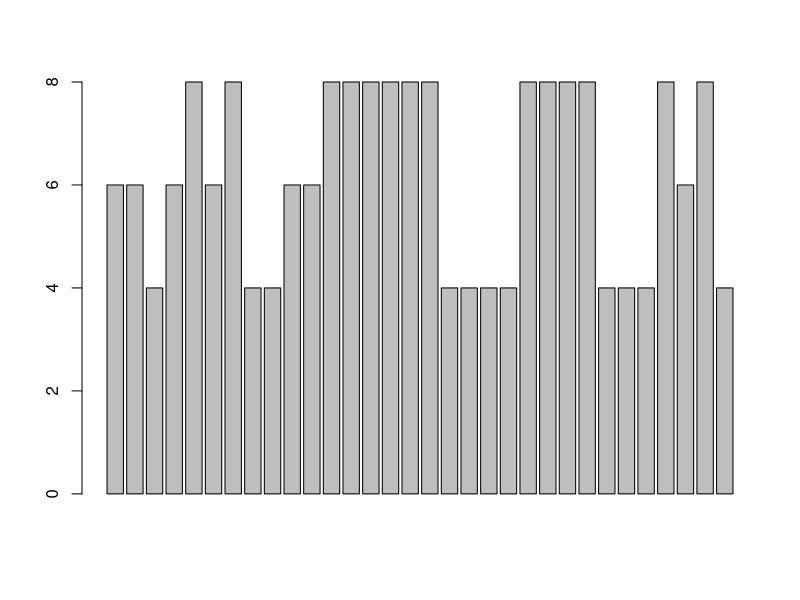
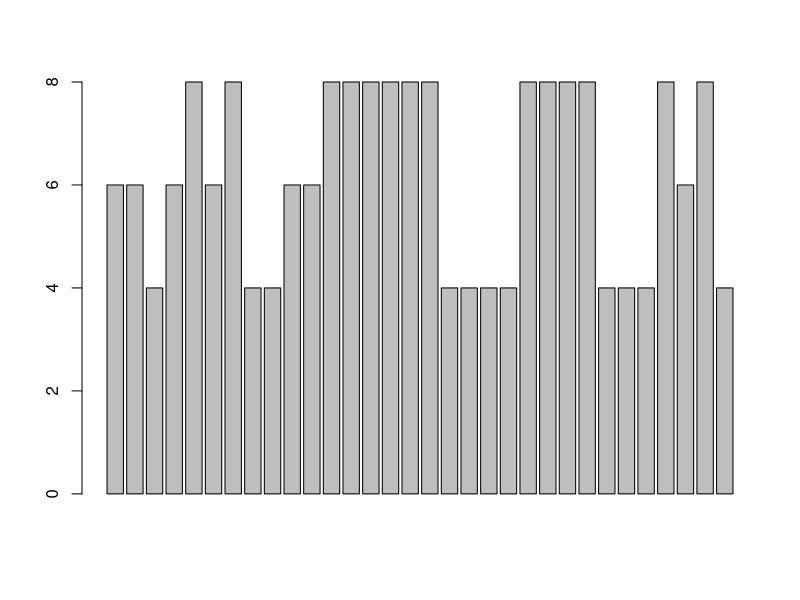
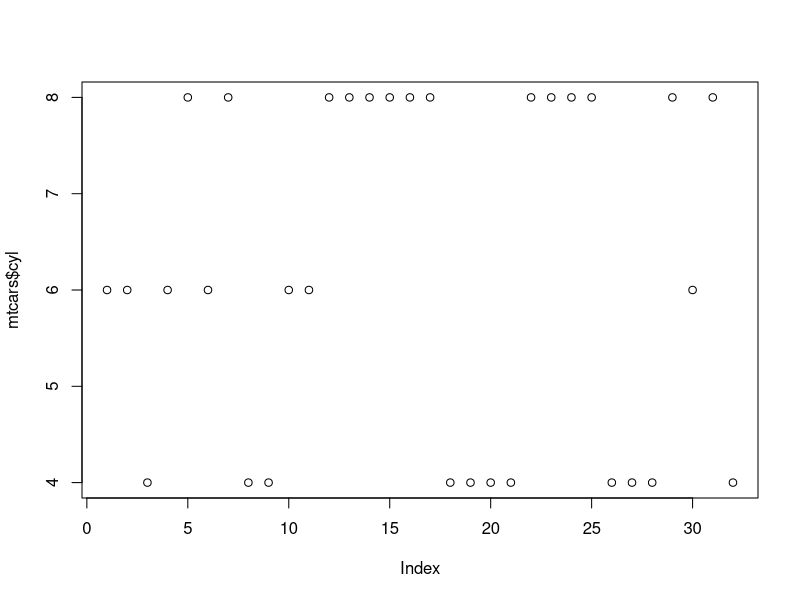

Here is the R script that generated these plots, in order: (Note: this script raises an error after producing the figures.)
library(datasets)

# ?mtcars
head(mtcars)

barplot(mtcars$cyl) #This produces bar graphs of cyl vs cars, since it contains info 
# of 32 cars therefore it will have 32 bars in the graph

cylinders <- table(mtcars$cyl)
barplot(mtcars$cyl)
plot(mtcars$cyl)

# Removing all the environment variables
rm(list = ls())

detach("package:dataset", uload = TRUE)
# dev.off()
# cat("\014")